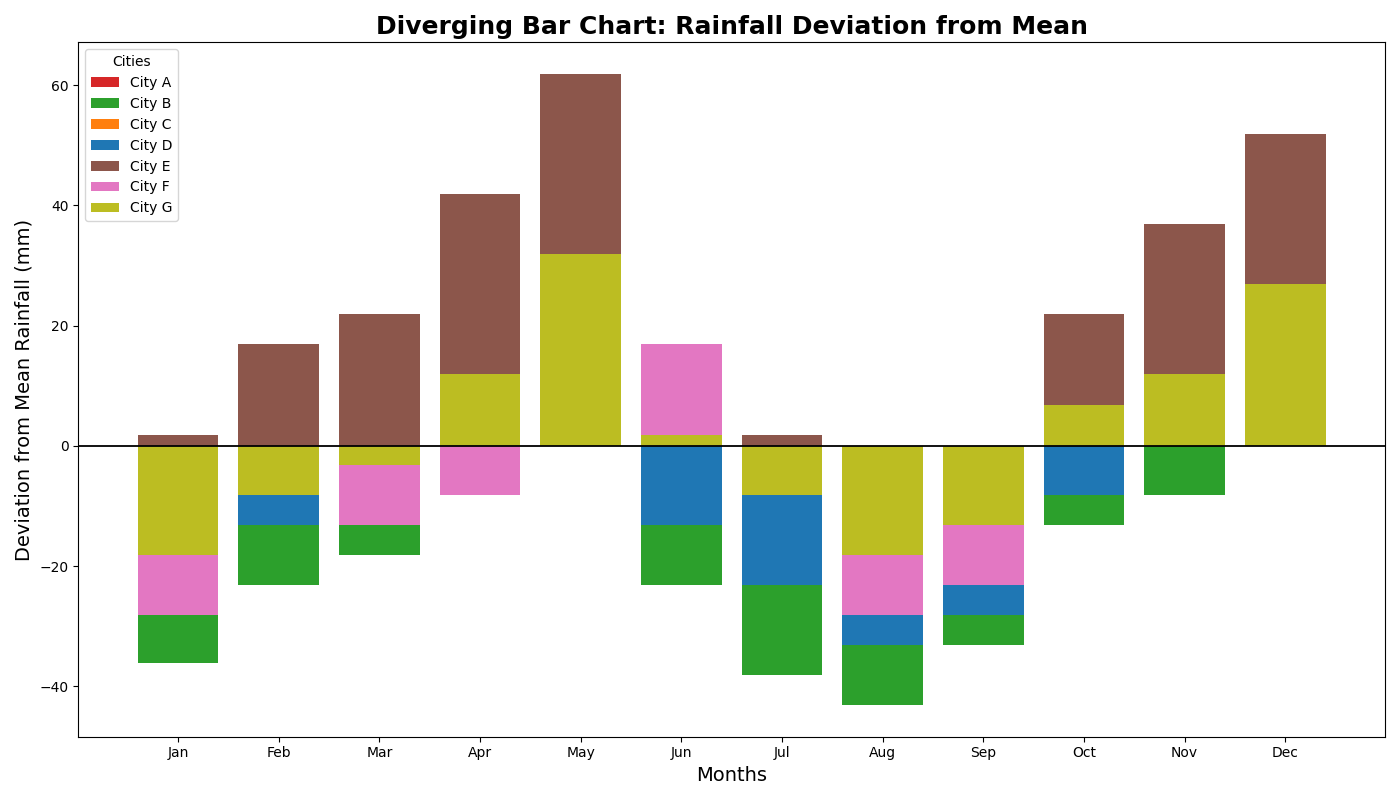

Reproduce this figure in Python.
import matplotlib.pyplot as plt
import numpy as np

cities = ['City A', 'City B', 'City C', 'City D', 'City E', 'City F', 'City G']
months = ['Jan', 'Feb', 'Mar', 'Apr', 'May', 'Jun', 'Jul', 'Aug', 'Sep', 'Oct', 'Nov', 'Dec']

rainfall_data = np.array([
    [78, 95, 89, 120, 150, 80, 70, 55, 60, 85, 100, 110],
    [52, 65, 70, 85, 100, 65, 50, 45, 55, 75, 80, 90],
    [85, 90, 95, 105, 120, 90, 80, 60, 70, 95, 110, 130],
    [60, 75, 80, 95, 110, 75, 65, 55, 60, 80, 95, 105],
    [90, 105, 110, 130, 150, 100, 90, 75, 85, 110, 125, 140],
    [60, 85, 75, 80, 100, 105, 85, 60, 65, 90, 95, 105],
    [70, 80, 85, 100, 120, 90, 80, 70, 75, 95, 100, 115]
])

mean_rainfall = np.mean(rainfall_data)
deviations_from_mean = rainfall_data - mean_rainfall

fig, ax = plt.subplots(figsize=(14, 8))
colors = ['#d62728', '#2ca02c', '#ff7f0e', '#1f77b4', '#8c564b', '#e377c2', '#bcbd22']

for idx, city in enumerate(cities):
    ax.bar(months, deviations_from_mean[idx], color=colors[idx], label=city)

ax.axhline(0, color='black',linewidth=1.3)
ax.set_title('Diverging Bar Chart: Rainfall Deviation from Mean',fontsize=18, fontweight='bold')
ax.set_xlabel('Months', fontsize=14)
ax.set_ylabel('Deviation from Mean Rainfall (mm)', fontsize=14)
ax.legend(title='Cities')

fig.tight_layout()
plt.show()
